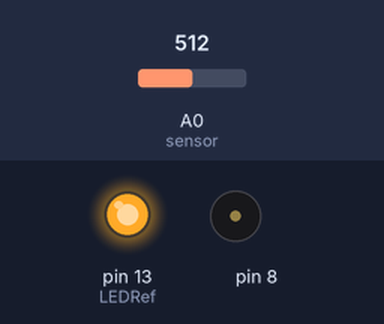
Recording of a sketch running on a simulated Arduino Uno, built with avr-gcc and run on an emulated ATmega328P. On the bench: output pins drawn as LEDs (lit = HIGH), buzzer (waves = sounding). The test bench sets the inputs (shaded band); at power-on: A0 (sensor) = 512.

Above: at 0.1 s.
At 5.1 s:
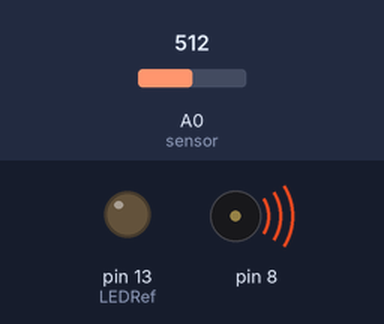
Timing chart, 0 to 6.6 s (numbered marks = the images above):
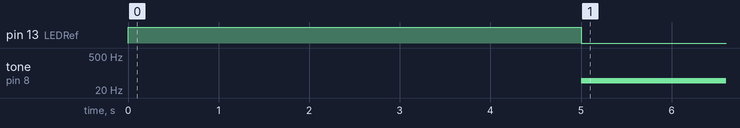

The sketch:

KIT06SonidoV1.0.ino
```cpp
/*
KIT 06 Sonido, calibracion de un buffer y contrucion de un theremin

*/

// definimos valores de los sensores

int valorsensor;
int sensorLow = 1023;
int sensorHigh =0;

// usa el pin 13 como LED fin de calibracion

const int LEDRef = 13;

// calibracion

void setup() {
  // LED encendido
  pinMode (LEDRef, OUTPUT);
  digitalWrite(LEDRef, HIGH);

  //calibramos con while

  while(millis() < 5000){

    valorsensor = analogRead(A0); // lee el valor del sensor pin A0

    if(valorsensor > sensorHigh){

      sensorHigh = valorsensor;

    }

    if(valorsensor < sensorLow){

      sensorLow = valorsensor;

    }
  }

  //Apagamos el LED

  digitalWrite(LEDRef, LOW);

}

void loop() {

  valorsensor = analogRead(A0); // lee el valor del sensor pin A0

  // creamos una variable y esa se mapea con el valor del sensor y los valores extremos

  int pitido = map(valorsensor, sensorLow, sensorHigh, 50, 4000);

  // lo mandamos al buzzer

  tone(8,pitido,20);

  delay(10);

}
```

Measured:
- by itself, tone on pin 8: silent → 49 Hz at 5.0 s
